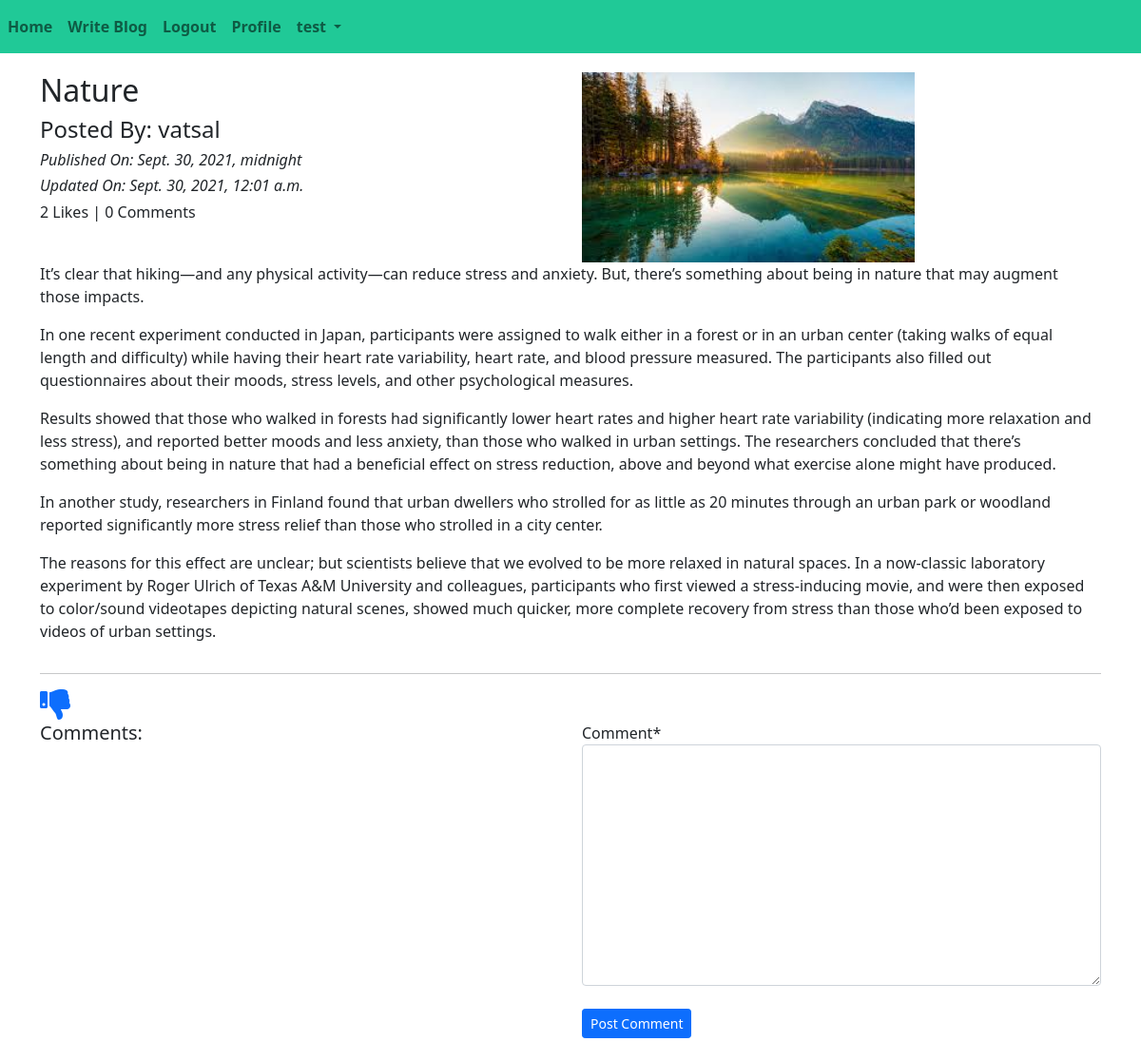
Page /blog/details/Nature-e78e2573-af45-4edf-86e3-59c6d6c84c34 (signed in) on the committed database.
### App_Blog/models.py (models this page shows, shortened)
class Blog(models.Model):
    author = models.ForeignKey(User,on_delete=models.CASCADE,related_name = 'post_author')
    blog_title = models.CharField(max_length=300,verbose_name='Put a Title')
    slug = models.SlugField(max_length=300,unique=True)
    blog_content = models.TextField(verbose_name="What's in your mind?")
    blog_image = models.ImageField(upload_to='blog_images',verbose_name='Blog Image')
    publish_date = models.DateTimeField(auto_now_add=True)
    update_date = models.DateTimeField(auto_now=True)
    class Meta:
        ordering = ['-publish_date']

### App_Blog/views.py (the view, shortened to what this page needs)
# urls.py: path('details/<slug:slug>',views.blog_details,name = 'blog_details'),
def blog_details(request,slug):
    blog = Blog.objects.get(slug=slug)
    comment_form = CommentForm()
    already_liked = Likes.objects.filter(blog = blog,user = request.user)
    if already_liked:
        liked = True
    else:
        liked = False
    return render(request, 'App_Blog/blog_details.html',context = {'blog':blog,'comment_form':comment_form,'liked':liked})

### App_Blog/forms.py
class CommentForm(forms.ModelForm):
    class Meta:
        model = Comment
        fields = ('comment',)

### templates/App_Blog/blog_details.html (shortened to what this page needs)
{% extends 'base.html' %}
{% load crispy_forms_tags %}
{% block body %}
<div class ="row">
    <div class="col-sm-6">
        <h2>{{ blog.blog_title }}</h2>
        <h4>Posted By: {{ blog.author }}</h4>
        <i><h6>Published On: {{ blog.publish_date}}</h6></i>
        <i><h6>Updated On: {{ blog.update_date}}</h6></i>
        <h6>{{ blog.liked_blog.count }} Likes | {{ blog.blog_comment.count }} Comments</h6>
    </div>
    <div class ="col-sm-6">
        <img src="/media/{{blog.blog_image}}" width="350px" height="200px">
    </div>
    {{ blog.blog_content|linebreaks }}
</div>
<hr>
{% if not liked %}
<a href="{% url 'App_Blog:liked_post' pk=blog.pk %}">
<i class="fas fa-thumbs-up fa-2x"></i>
</a>
{% else %}
<a href="{% url 'App_Blog:unliked_post' pk=blog.pk %}">
<i class="fas fa-thumbs-down fa-2x"></i>
</a>
{% endif %}
<div class="row">
    <div class="col-sm-6">
        <h5>Comments: </h5>
    </div>
    <div class="col-sm-6">
        <form method="post">
            {{ comment_form|crispy}}
            <br>
            <button type="submit" class="btn btn-primary btn-sm">Post Comment</button>
        </form>
        <br>
    </div>
</div>
{% endblock %}

### templates/base.html (shortened to what this page needs)
<!doctype html>
<html lang="en">
<head>
    <link href="https://cdn.jsdelivr.net/npm/bootstrap@5.1.1/dist/css/bootstrap.min.css" rel="stylesheet"
>
    <link rel="stylesheet" href="https://pro.fontawesome.com/releases/v5.10.0/css/all.css"/>
</head>
<body>
    <nav class ="navbar navbar-expand-lg  navbar-light " style="background-color: #20c997;">
        <ul class = "navbar-nav">
            <li class="nav-item active">
                <a class = "nav-link" href="{% url 'index' %}"><strong>Home</strong></a>
            </li>
            {% if user.is_authenticated %}
            <li class="nav-item active">
                <a class = "nav-link" href="{% url 'App_Blog:create_blog' %}"><strong>Write Blog</strong></a>
            </li>
            <li class="nav-item active">
                <a class = "nav-link" href="{% url 'App_Login:logout' %}"><strong>Logout</strong></a>
            </li>
            <li class="nav-item active">
                <a class = "nav-link" href="{% url 'App_Login:profile' %}"><strong>Profile</strong></a>
            </li>
            {% endif %}
            {% if user.is_authenticated %}
            <li class="nav-item dropdown">
                <a class="nav-link dropdown-toggle" href="#" id="navbarDropdown" role="button"
                   data-bs-toggle="dropdown" aria-expanded="false">
                    <strong>{{ user.username }}</strong>
                </a>
            </li>
            {% endif %}
        </ul>
    </nav>
    <div class = 'container' style="padding-top:20px">
        {% block body %}
        {% endblock %}
    </div>
</body>
</html>

### rows in the picture
Blog: blog_title "Nature", author "vatsal", publish_date "Sept. 30, 2021, midnight", update_date "Sept. 30, 2021, 12:01 a.m.", liked_blog.count "2", blog_comment.count "0", blog_image (picture), blog_content "It’s clear that hiking—and any physical activity—can reduce stress and anxiety. But, there’s something about being in nature that may augment those impacts. In one recent experiment conducted in Japan, participants were assigned to walk either in a forest or in an urban center (taking walks of equal length and difficulty) while having their heart rate variability, heart rate, and blood pressure measured. The participants also filled out questionnaires about their moods, stress levels, and other psychological measures. Results showed that those who walked in forests had significantly lower heart rates and higher heart rate variability (indicating more relaxation and less stress), and…"

### other values in the picture
{{ user.username }} "test"
